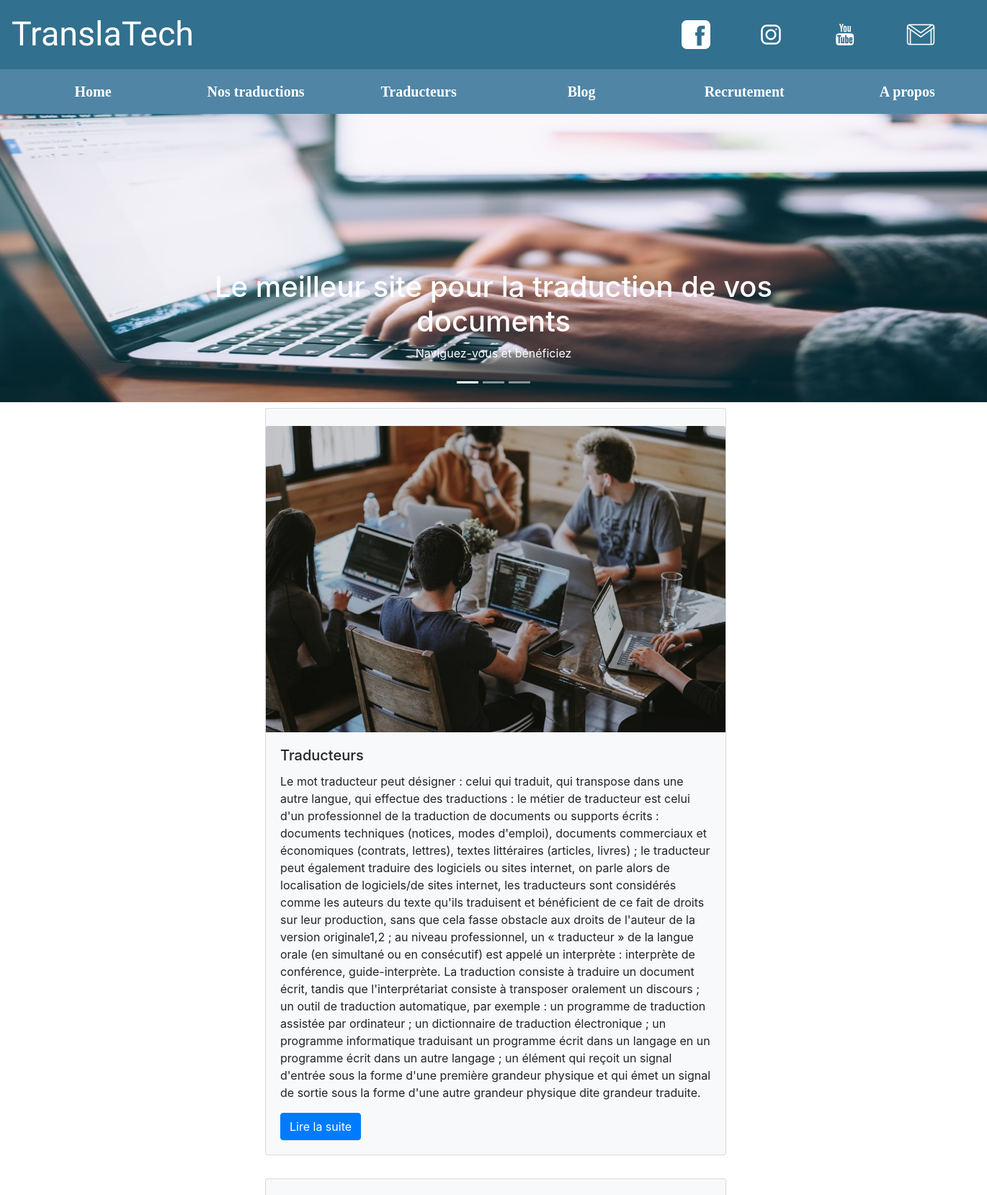
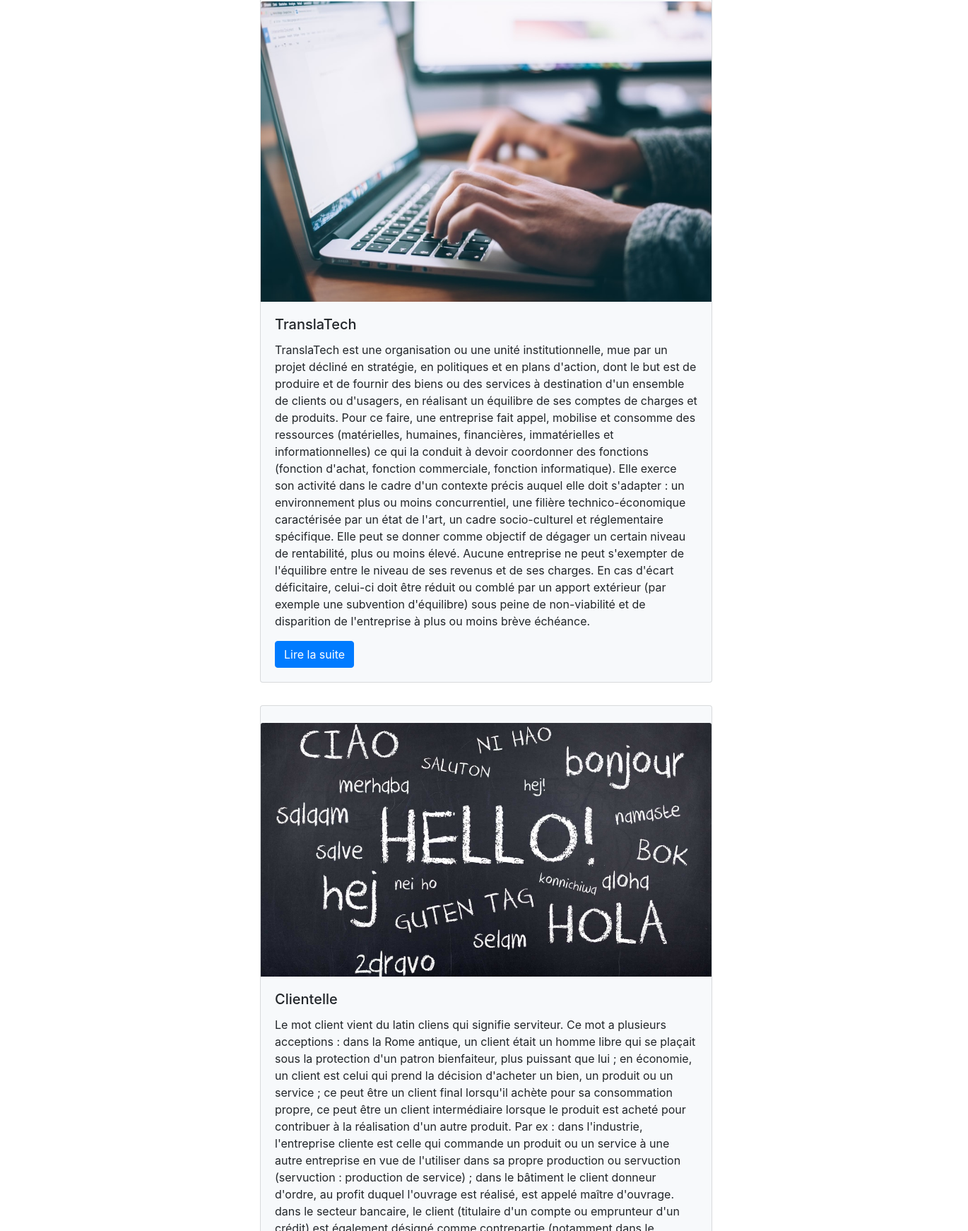
Screenshot of /blog/ (upper part) with the database file from the repository (2 pictures, top to bottom).
### Traduction/models.py (models this page shows, shortened)
class Article(models.Model):
    title = models.CharField(max_length=20)
    Description = models.TextField()
    image = models.ImageField(null=True, upload_to='images/')

### Traduction/views.py (the view)
# urls.py: path('blog/', views.blog, name='blog'),
def blog(request):
    context = {
        'langues': Language.objects.all,
        'articles': Article.objects.all
    }
    return render(request, 'blog.html', context)

### templates/blog.html (shortened to what this page needs)
{% extends 'base.html' %}
{% block content %}
    <div class="container">
    <div class="row">
{% for article in articles %}
    <div class="col-12 offset-2">
	<div class="card pt-4 ml-5 mb-4 mt-2" style="background-color: #F7F9FB">
     {% if article.image %}
  <img class="card-img-top" src="{{ article.image.url }}">
     {% endif %}
  <div class="card-body">
    <h5 class="card-title">{{ article.title }}</h5>
    <p class="card-text">{{ article.Description }}</p>
    <a href="#" class="btn btn-primary" data-toggle="modal" data-target="#firstmodal" >Lire la suite</a>
  </div>
    </div>
</div>
{% endfor %}
</div>
    </div>
{% endblock %}

### templates/base.html (shortened to what this page needs)
<!DOCTYPE html>
{% load static %}
<html>
<head>
<link rel="stylesheet" href="https://stackpath.bootstrapcdn.com/bootstrap/4.4.1/css/bootstrap.min.css">
<link rel="stylesheet" type="text/css" href="{% static 'css/style.css' %}">
<link rel="stylesheet" type="text/css" href="https://stackpath.bootstrapcdn.com/font-awesome/4.7.0/css/font-awesome.min.css">
</head>
<body>
<div class="sticky-top">
<nav class="navbar navbar-expand-lg navbar-dark" style="background-color: #31708E">
		<a class="navbar-brand logo" href="{% url 'Traduction:home' %}" title="TranslaTech">TranslaTech</a>
		<div class="collapse navbar-collapse justify-content-end" id="SocialMedia">
		    <ul class="navbar-nav nav-right">
		      <li class="nav-item active">
		        <a class="nav-link mr-5" href="https://facebook.com/" title="Facebook"><img src="{% static 'icons/Facebook.png' %}"></img></a>
		      </li>
		      <li class="nav-item active">
		        <a class="nav-link mr-5" href="https://instagram.com/" title="Instagram"><img src="{% static 'icons/Instagram.png' %}"></img></a>
		      </li>
		      <li class="nav-item active">
		        <a class="nav-link mr-5" href="https://youtube.com/" title="Youtube"><img src="{% static 'icons/YouTube.png' %}"></img></a>
		      </li>
		      <li class="nav-item active">
		        <a class="nav-link mr-5" href="https://gmail.com/" title="Gmail"><img src="{% static 'icons/Gmail.png' %}"></img></a>
		      </li>
		    </ul>
		</div>
</nav>
<nav class="navbar navbar-expand-lg navbar-dark" style="background-color: #5085A5">
		<div class="navbar-collapse justify-content-end" id="SocialMedia1">
		    <ul class="navbar-nav nav-right">
		    <li class="nav-item active">
		        <a class="nav-link menu-item" href="{% url 'Traduction:home' %}" title="home"><b>Home</b></a>
		      </li>
		      <li class="nav-item active">
		        <a class="nav-link menu-item" href="#" title="Traductions"><b>Nos traductions</b></a>
		      </li>
		      <li class="nav-item active">
		        <a class="nav-link menu-item" href="{% url 'Traduction:traducteurs' %}" title="Liste"><b>Traducteurs</b></a>
		      </li>
		      <li class="nav-item active">
		        <a class="nav-link menu-item" href="{% url 'Traduction:blog' %}" title="blog"><b>Blog</b></a>
		      </li>
		      <li class="nav-item active">
		        <a class="nav-link menu-item" href="{% url 'Traduction:recrutement' %}" title="Recrutement"><b>Recrutement</b></a>
		      </li>
		      <li class="nav-item active">
		        <a class="nav-link menu-item" href="{% url 'Traduction:about' %}" title="About"><b>A propos</b></a>
		      </li>
		    </ul>
		</div>
</nav>
</div>
{% block slide %}
<div id="carouselExampleIndicators" class="carousel" data-ride="carousel" style="height: 50vh" data-interval="3000">
  <ol class="carousel-indicators">
    <li data-target="#carouselExampleIndicators" data-slide-to="0" class="active"></li>
    <li data-target="#carouselExampleIndicators" data-slide-to="1"></li>
    <li data-target="#carouselExampleIndicators" data-slide-to="2"></li>
  </ol>
  <div class="carousel-inner">
    <div class="carousel-item active">
      <img class="d-block w-100 blur" src="{% static 'Images/computer.jpg' %}" style="height: 50vh" alt="First slide">
      <div class="carousel-caption d-none d-md-block">
    <h1>Le meilleur site pour la traduction de vos documents</h1>
    <p>Naviguez-vous et bénéficiez</p>
  </div>
    </div>
  </div>
</div>
{% endblock slide %}
{% block content %}{% endblock content %}
</body>
</html>

### static/css/style.css (style rules this page uses)
.logo { font-family: roboto-regular; font-size: 3.4vw; }
.menu-item { width: 16.5vw; text-align: center; font-size: 20px; font-family: Trebuchet MS; }
.carousel-inner img { height: 40vw; width: 10vw; }
body { overflow-x: hidden; }
.card { width: 40rem; }
.carousel-inner { transition-duration: 3s; }

### rows the page displays
Article: image (picture), title "Traducteurs", Description "Le mot traducteur peut désigner : celui qui traduit, qui transpose dans une autre langue, qui effectue des traductions : le métier de traducteur est celui d'un professionnel de la traduction de documents ou supports écrits : documents techniques (notices, modes d'emploi), documents commerciaux et économiques (contrats, lettres), textes littéraires (articles, livres) ; le traducteur peut également traduire des logiciels ou sites internet, on parle alors de localisation de logiciels/de sites internet, les traducteurs sont considérés comme les auteurs du texte qu'ils traduisent et bénéficient de ce fait de droits sur leur production, sans que cela fasse obstacle aux droits de l'auteur de la…"
Article: image (picture), title "TranslaTech", Description "TranslaTech est une organisation ou une unité institutionnelle, mue par un projet décliné en stratégie, en politiques et en plans d'action, dont le but est de produire et de fournir des biens ou des services à destination d'un ensemble de clients ou d'usagers, en réalisant un équilibre de ses comptes de charges et de produits. Pour ce faire, une entreprise fait appel, mobilise et consomme des ressources (matérielles, humaines, financières, immatérielles et informationnelles) ce qui la conduit à devoir coordonner des fonctions (fonction d'achat, fonction commerciale, fonction informatique). Elle exerce son activité dans le cadre d'un contexte précis auquel elle doit s'adapter : un…"
Article: image (picture), title "Clientelle"
